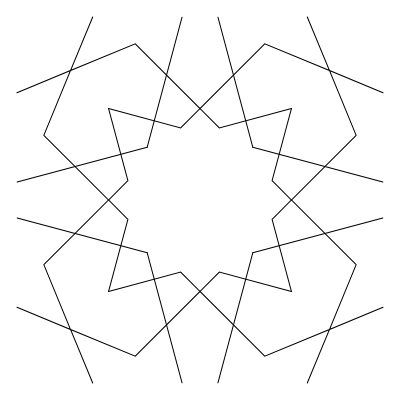
Frame 1 (no input)
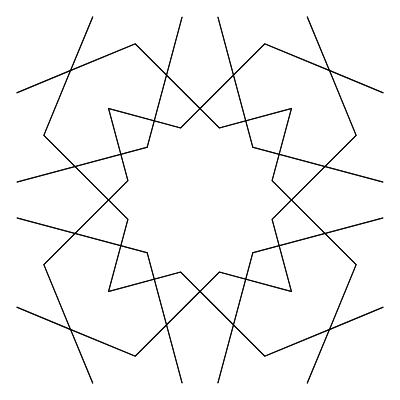
Frame 2 (the mouse pressed at the canvas centre, redrawn once)

The p5.js sketch that drew these frames (run headless with seeded random() and noise() and a simulated clock; the mouse was pressed at the canvas centre and the sketch redrawn once):

// p5.js sketch
// ── sketch.js
/*
Code written by Selcuk ARTUT 2022
Geometric Patterns with Creative Coding 
All rights reserved
*/

//scale factor
let a = 10;
let b,c,d,e,f,g,h;

function setup() { 
  createCanvas(400, 400);
  angleMode(DEGREES);
  noFill();
  noLoop();
  b = a * sin(75)/sin(15);
  c = b * cos(45)/cos(15);
  d = b + c;
  e = 2 * d;
  f = (2 * e) * cos(45);
  g = f * (sin(22.5)/sin(112,5));
  h = g * (sin(45)/sin(67,5));
} 

function draw() { 
  let x0,y0,x1,y1,x2,y2,x3,y3,x4,y4,x5,y5,x6,y6,x7,y7;   
  x0 = 0;
  y0 = a;
  x1 = ((2.0*e-(a+b+c)) * (sin(45)/sin(75))) * cos(30);
  y1 = ((2.0*e-(a+b+c)) * (sin(45)/sin(75))) * sin(30) + a;
  x2 = 0;
  y2 = d;
  x3 = tan(30) * y2;
  y3 = 0;
  x4 = b + c;
  y4 = 0;
  x5 = x4;
  y5 = (e - g)/2 + y2;
  x6 = 0;
  y6 = 3 * d - g;
  x7 = h * cos(22.5);
  y7 = h * sin(22.5) + 3 * d - g;

  push();
    translate(width*0.5,height*0.5);
    rotate(45);
    for(let j=0;j<4;j++){
      push();
        rotate(j*90);
          push();
            translate(0,-d);
            let mirror = 1;
            for(let i=0;i<2;i++){
              push();
                scale(mirror,1);
                beginShape();
                vertex(x0,-y0);
                vertex(x1,-y1);
                endShape();
                beginShape();
                vertex(x2,-y2);
                vertex(x3,-y3);
                vertex(x4,-y4);
                vertex(x5,-y5);
                vertex(x6,-y6);
                vertex(x7,-y7);
                endShape();
              pop(); 
              mirror = mirror * -1;
            }
          pop();
      pop();
    }
  pop();
} 
